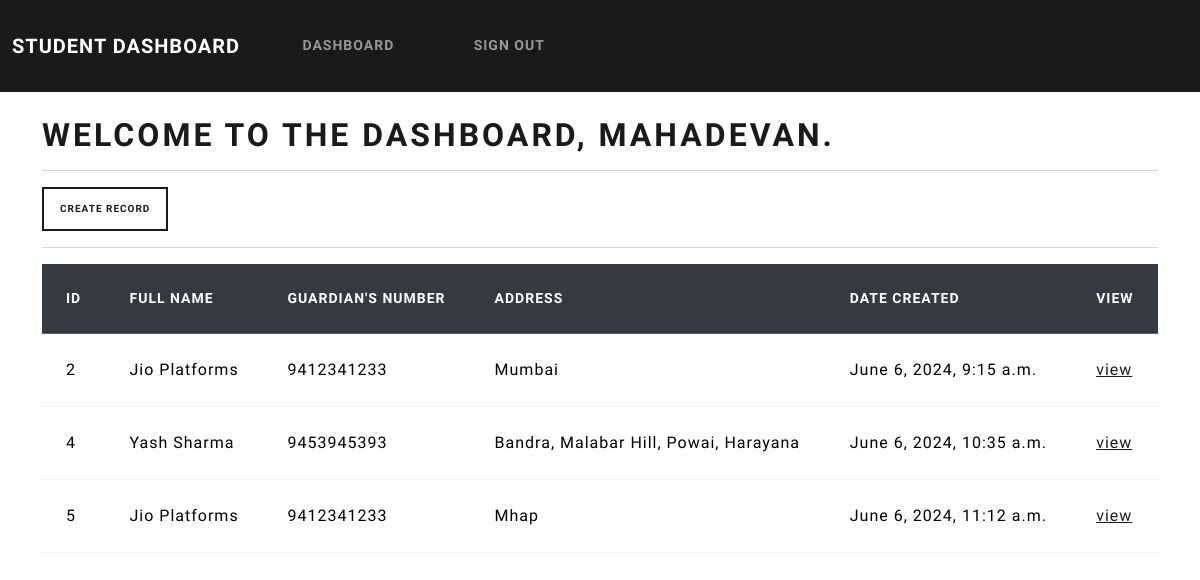
Page /dashboard/ (signed in) on the earlier database version.
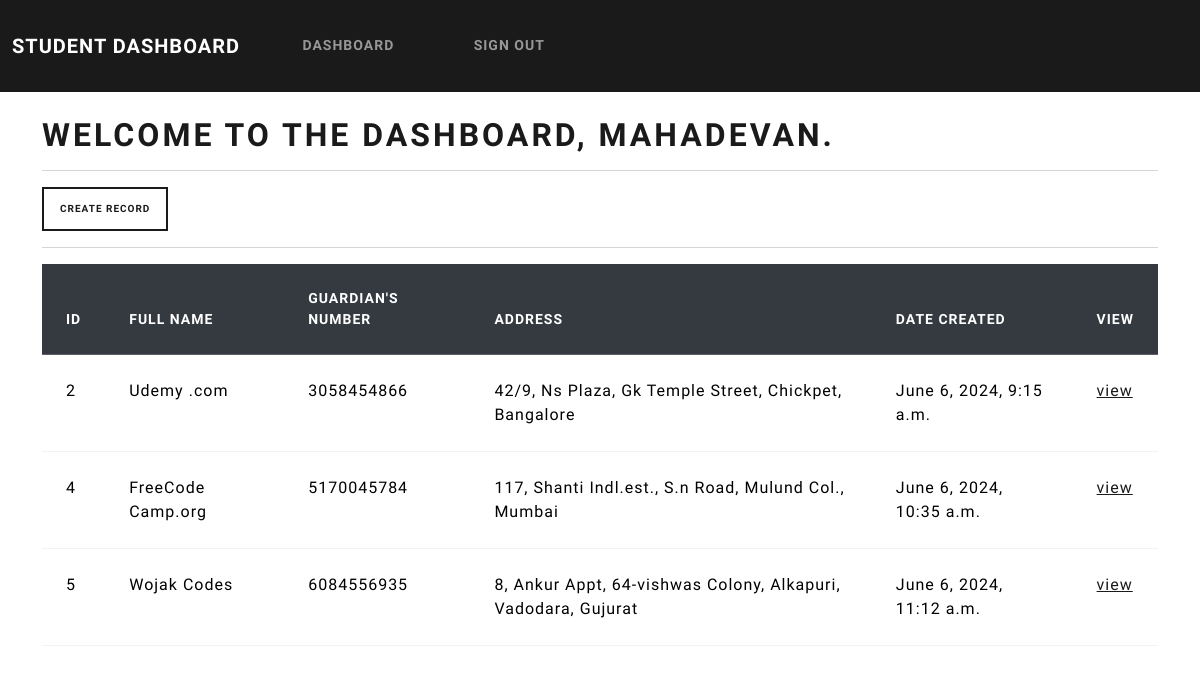
Same page on the later database version.
### dashboard/models.py (models this page shows, shortened)
class studentrecord(models.Model):
    date_creation = models.DateTimeField(auto_now_add=True)
    firstname = models.CharField(max_length=200)
    lastname = models.CharField(max_length=200)
    parentnumber = models.CharField(max_length=10)
    address = models.CharField(max_length=500)

### dashboard/views.py (the view)
# urls.py: path('dashboard/', views.dashboard, name = 'dashboard'),
@login_required(login_url='login')
def dashboard(request):
    therecords = studentrecord.objects.all()
    context = {'records': therecords}
    return render(request, 'dashboard/dashboard.html', context=context)

### dashboard/templates/dashboard/dashboard.html
{% extends 'dashboard/base.html' %}
{% block content %}
<h1>Welcome to the dashboard, {{user}}.</h1>
<hr>
<a href="{% url 'create-record' %}" class="btn btn-outline-primary btn-sm"> Create Record</a>
<hr>
<table class="table table-hover">
    <thead class="table-dark">
        <tr>
            <th scope="col">ID</th>
            <th scope="col">Full Name</th>
            <th scope="col">Guardian's Number</th>
            <th scope="col">Address</th>
            <th scope="col">Date Created</th>
            <th scope="col">View</th>
        </tr>
    </thead>
    <tbody>
        {% if records %}
        {% for record in records %}
        <tr>
            <td> {{record.id}} </td>
            <td> {{record.firstname}} {{record.lastname}}</td>
            <td> {{record.parentnumber}}</td>
            <td> {{record.address}} </td>
            <td> {{record.date_creation}} </td>
            <td><a href="{% url 'record' record.id%}">view</a></td>
        </tr>
        {%endfor%}
        {% endif %}
    </tbody>
</table>
{%endblock%}

### dashboard/templates/dashboard/base.html (shortened to what this page needs)
{% load static %}
<!DOCTYPE html>
<html lang="en">
<head>
    <link rel="stylesheet" type="text/css" href="https://bootswatch.com/5/lux/bootstrap.min.css">
    <link rel="stylesheet" type="text/css" href="{% static 'css/styles.css' %}">
</head>
<body>
     {% include 'dashboard/navbar.html' %}
     <div class="container">
        <br>
        {% block content %}{% endblock %}
     </div>
</body>
</html>

### dashboard/templates/dashboard/navbar.html (shortened to what this page needs)
<nav class="navbar navbar-expand-lg navbar-dark bg-primary justify-content-center">
    <a class="navbar-brand main-heading" href="{% url '' %}">&NonBreakingSpace; Student Dashboard</a>
      <div class="collapse navbar-collapse text-center" id="navbarNavDropdown">
        <ul class="navbar-nav mr-auto">
          {% if user.is_authenticated %}
            <li class="nav-item">
              <a class="nav-link" href="{% url 'dashboard' %}">Dashboard &nbsp;  </a>
            </li>
            <li class="nav-item">
              <a class="nav-link" href="{% url 'logout' %}">Sign out &nbsp;  </a>
            </li>
        </ul>
        {% endif %}
      </div>
  </nav>

Differences in the rows shown:
changed studentrecord id 2: firstname "Jio" → "Udemy"; lastname "Platforms" → ".com"; parentnumber "9412341233" → "3058454866"; address "Mumbai" → "42/9, Ns Plaza, Gk Temple Street, Chickpet, Bangalore"
changed studentrecord id 4: firstname "Yash" → "FreeCode"; lastname "Sharma" → "Camp.org"; parentnumber "9453945393" → "5170045784"; address "Bandra, Malabar Hill, Powai, Harayana" → "117, Shanti Indl.est., S.n Road, Mulund Col., Mumbai"
changed studentrecord id 5: firstname "Jio" → "Wojak"; lastname "Platforms" → "Codes"; parentnumber "9412341233" → "6084556935"; address "Mhap" → "8, Ankur Appt, 64-vishwas Colony, Alkapuri, Vadodara, Gujurat"
